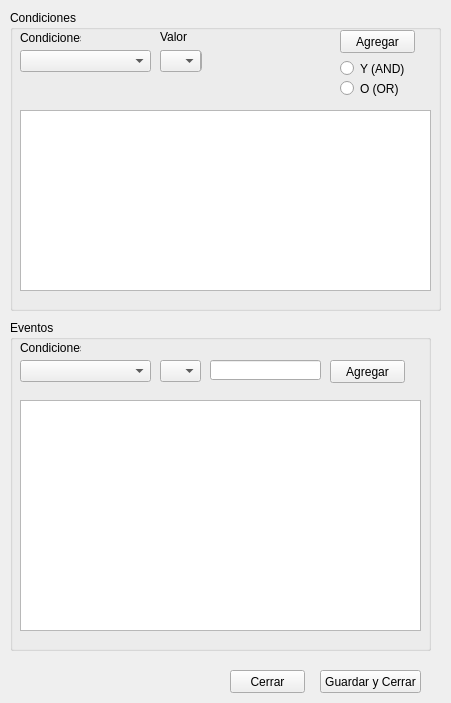
<?xml version="1.0" encoding="UTF-8"?>
<ui version="4.0">
 <class>FrmAgregarEvento</class>
 <widget class="QWidget" name="FrmAgregarEvento">
  <property name="windowModality">
   <enum>Qt::NonModal</enum>
  </property>
  <property name="geometry">
   <rect>
    <x>0</x>
    <y>0</y>
    <width>451</width>
    <height>703</height>
   </rect>
  </property>
  <property name="minimumSize">
   <size>
    <width>0</width>
    <height>0</height>
   </size>
  </property>
  <property name="windowTitle">
   <string>Agregar Evento</string>
  </property>
  <widget class="QGroupBox" name="groupBox">
   <property name="geometry">
    <rect>
     <x>10</x>
     <y>10</y>
     <width>431</width>
     <height>301</height>
    </rect>
   </property>
   <property name="title">
    <string>Condiciones</string>
   </property>
   <widget class="QRadioButton" name="RdbAnd">
    <property name="geometry">
     <rect>
      <x>330</x>
      <y>50</y>
      <width>82</width>
      <height>17</height>
     </rect>
    </property>
    <property name="text">
     <string>Y (AND)</string>
    </property>
   </widget>
   <widget class="QRadioButton" name="RdbOr">
    <property name="geometry">
     <rect>
      <x>330</x>
      <y>70</y>
      <width>82</width>
      <height>17</height>
     </rect>
    </property>
    <property name="text">
     <string>O (OR)</string>
    </property>
   </widget>
   <widget class="QComboBox" name="CboListaCondiciones">
    <property name="geometry">
     <rect>
      <x>10</x>
      <y>40</y>
      <width>131</width>
      <height>22</height>
     </rect>
    </property>
   </widget>
   <widget class="QLineEdit" name="TxtValorCondicion">
    <property name="geometry">
     <rect>
      <x>150</x>
      <y>40</y>
      <width>41</width>
      <height>20</height>
     </rect>
    </property>
   </widget>
   <widget class="QSpinBox" name="SpnValorCondicion">
    <property name="geometry">
     <rect>
      <x>150</x>
      <y>40</y>
      <width>42</width>
      <height>22</height>
     </rect>
    </property>
    <property name="singleStep">
     <number>1</number>
    </property>
    <property name="value">
     <number>25</number>
    </property>
   </widget>
   <widget class="QComboBox" name="CboValorCondicion">
    <property name="geometry">
     <rect>
      <x>150</x>
      <y>40</y>
      <width>41</width>
      <height>22</height>
     </rect>
    </property>
   </widget>
   <widget class="QLabel" name="Condiciones">
    <property name="geometry">
     <rect>
      <x>10</x>
      <y>20</y>
      <width>61</width>
      <height>16</height>
     </rect>
    </property>
    <property name="text">
     <string>Condiciones</string>
    </property>
   </widget>
   <widget class="QLabel" name="label">
    <property name="geometry">
     <rect>
      <x>150</x>
      <y>20</y>
      <width>46</width>
      <height>13</height>
     </rect>
    </property>
    <property name="text">
     <string>Valor</string>
    </property>
   </widget>
   <widget class="QListView" name="LstCondiciones">
    <property name="geometry">
     <rect>
      <x>10</x>
      <y>100</y>
      <width>411</width>
      <height>181</height>
     </rect>
    </property>
   </widget>
   <widget class="QPushButton" name="BtnAgregarCondicion">
    <property name="geometry">
     <rect>
      <x>330</x>
      <y>20</y>
      <width>75</width>
      <height>23</height>
     </rect>
    </property>
    <property name="text">
     <string>Agregar</string>
    </property>
   </widget>
  </widget>
  <widget class="QGroupBox" name="groupBox_2">
   <property name="geometry">
    <rect>
     <x>10</x>
     <y>320</y>
     <width>421</width>
     <height>331</height>
    </rect>
   </property>
   <property name="title">
    <string>Eventos</string>
   </property>
   <widget class="QComboBox" name="CboListaEventos">
    <property name="geometry">
     <rect>
      <x>10</x>
      <y>40</y>
      <width>131</width>
      <height>22</height>
     </rect>
    </property>
   </widget>
   <widget class="QLineEdit" name="TxtLCDMessage">
    <property name="geometry">
     <rect>
      <x>200</x>
      <y>40</y>
      <width>111</width>
      <height>20</height>
     </rect>
    </property>
    <property name="autoFillBackground">
     <bool>false</bool>
    </property>
   </widget>
   <widget class="QLabel" name="label_2">
    <property name="geometry">
     <rect>
      <x>10</x>
      <y>20</y>
      <width>61</width>
      <height>16</height>
     </rect>
    </property>
    <property name="text">
     <string>Condiciones</string>
    </property>
   </widget>
   <widget class="QListView" name="LstEventos">
    <property name="geometry">
     <rect>
      <x>10</x>
      <y>80</y>
      <width>401</width>
      <height>231</height>
     </rect>
    </property>
   </widget>
   <widget class="QComboBox" name="CboValor">
    <property name="geometry">
     <rect>
      <x>150</x>
      <y>40</y>
      <width>41</width>
      <height>22</height>
     </rect>
    </property>
   </widget>
   <widget class="QPushButton" name="BtnAgregarEvento">
    <property name="geometry">
     <rect>
      <x>320</x>
      <y>40</y>
      <width>75</width>
      <height>23</height>
     </rect>
    </property>
    <property name="text">
     <string>Agregar</string>
    </property>
   </widget>
  </widget>
  <widget class="QPushButton" name="BtnGuardar">
   <property name="geometry">
    <rect>
     <x>320</x>
     <y>670</y>
     <width>101</width>
     <height>23</height>
    </rect>
   </property>
   <property name="text">
    <string>Guardar y Cerrar</string>
   </property>
  </widget>
  <widget class="QPushButton" name="BtnCerrar">
   <property name="geometry">
    <rect>
     <x>230</x>
     <y>670</y>
     <width>75</width>
     <height>23</height>
    </rect>
   </property>
   <property name="text">
    <string>Cerrar</string>
   </property>
  </widget>
 </widget>
 <resources/>
 <connections/>
</ui>
